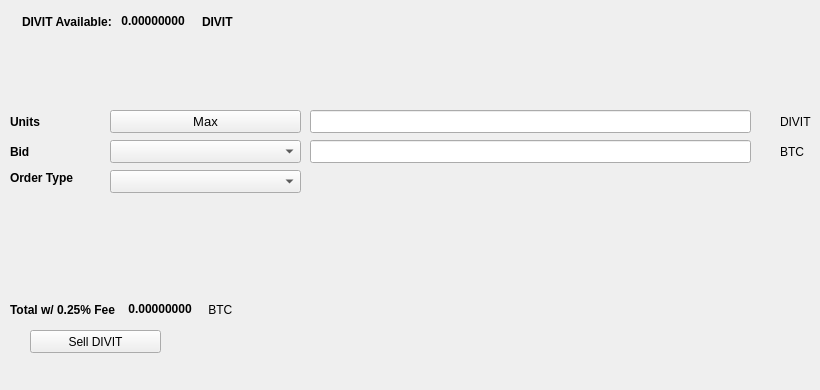
   <widget class="QWidget" name="SellTab">
    <attribute name="title">
     <string>Sell</string>
    </attribute>
    <widget class="QLabel" name="label_16">
     <property name="geometry">
      <rect>
       <x>780</x>
       <y>140</y>
       <width>31</width>
       <height>23</height>
      </rect>
     </property>
     <property name="text">
      <string>BTC</string>
     </property>
    </widget>
    <widget class="QComboBox" name="SellBidcomboBox">
     <property name="geometry">
      <rect>
       <x>110</x>
       <y>140</y>
       <width>191</width>
       <height>23</height>
      </rect>
     </property>
     <property name="font">
      <font>
       <pointsize>10</pointsize>
      </font>
     </property>
    </widget>
    <widget class="QLabel" name="label_18">
     <property name="geometry">
      <rect>
       <x>10</x>
       <y>110</y>
       <width>46</width>
       <height>23</height>
      </rect>
     </property>
     <property name="font">
      <font>
       <weight>75</weight>
       <bold>true</bold>
      </font>
     </property>
     <property name="text">
      <string>Units</string>
     </property>
    </widget>
    <widget class="QPushButton" name="Sell_Max_Amount">
     <property name="geometry">
      <rect>
       <x>110</x>
       <y>110</y>
       <width>191</width>
       <height>23</height>
      </rect>
     </property>
     <property name="font">
      <font>
       <pointsize>10</pointsize>
      </font>
     </property>
     <property name="text">
      <string>Max</string>
     </property>
    </widget>
    <widget class="QLabel" name="label_20">
     <property name="geometry">
      <rect>
       <x>10</x>
       <y>170</y>
       <width>91</width>
       <height>16</height>
      </rect>
     </property>
     <property name="font">
      <font>
       <weight>75</weight>
       <bold>true</bold>
      </font>
     </property>
     <property name="text">
      <string>Order Type</string>
     </property>
    </widget>
    <widget class="QComboBox" name="SellOrdertypeCombo">
     <property name="geometry">
      <rect>
       <x>110</x>
       <y>170</y>
       <width>191</width>
       <height>23</height>
      </rect>
     </property>
     <property name="font">
      <font>
       <pointsize>10</pointsize>
      </font>
     </property>
    </widget>
    <widget class="QLabel" name="label_21">
     <property name="geometry">
      <rect>
       <x>10</x>
       <y>140</y>
       <width>46</width>
       <height>23</height>
      </rect>
     </property>
     <property name="font">
      <font>
       <weight>75</weight>
       <bold>true</bold>
      </font>
     </property>
     <property name="text">
      <string>Bid</string>
     </property>
    </widget>
    <widget class="QLabel" name="label_22">
     <property name="geometry">
      <rect>
       <x>780</x>
       <y>110</y>
       <width>31</width>
       <height>23</height>
      </rect>
     </property>
     <property name="text">
      <string>DIVIT</string>
     </property>
    </widget>
    <widget class="QLineEdit" name="UnitsInputVIT">
     <property name="geometry">
      <rect>
       <x>310</x>
       <y>110</y>
       <width>441</width>
       <height>23</height>
      </rect>
     </property>
     <property name="font">
      <font>
       <pointsize>9</pointsize>
       <weight>75</weight>
       <bold>true</bold>
      </font>
     </property>
    </widget>
    <widget class="QLineEdit" name="SellBidPriceEdit">
     <property name="geometry">
      <rect>
       <x>310</x>
       <y>140</y>
       <width>441</width>
       <height>23</height>
      </rect>
     </property>
     <property name="font">
      <font>
       <pointsize>9</pointsize>
       <weight>75</weight>
       <bold>true</bold>
      </font>
     </property>
    </widget>
    <widget class="QPushButton" name="SellVITBTN">
     <property name="geometry">
      <rect>
       <x>30</x>
       <y>330</y>
       <width>131</width>
       <height>23</height>
      </rect>
     </property>
     <property name="text">
      <string>Sell DIVIT</string>
     </property>
     <property name="icon">
      <iconset resource="../Divitae">
       <normaloff>:/icons/bitcoin</normaloff>:/icons/bitcoin</iconset>
     </property>
    </widget>
    <widget class="QWidget" name="layoutWidget3">
     <property name="geometry">
      <rect>
       <x>22</x>
       <y>12</y>
       <width>258</width>
       <height>19</height>
      </rect>
     </property>
     <layout class="QHBoxLayout" name="horizontalLayout">
      <item>
       <widget class="QLabel" name="label232_2">
        <property name="font">
         <font>
          <weight>75</weight>
          <bold>true</bold>
         </font>
        </property>
        <property name="text">
         <string>DIVIT Available:</string>
        </property>
       </widget>
      </item>
      <item>
       <widget class="QLabel" name="VITAvailableLabel">
        <property name="palette">
         <palette>
          <active>
           <colorrole role="WindowText">
            <brush brushstyle="SolidPattern">
             <color alpha="255">
              <red>0</red>
              <green>0</green>
              <blue>0</blue>
             </color>
            </brush>
           </colorrole>
           <colorrole role="Button">
            <brush brushstyle="SolidPattern">
             <color alpha="255">
              <red>0</red>
              <green>170</green>
              <blue>0</blue>
             </color>
            </brush>
           </colorrole>
           <colorrole role="Light">
            <brush brushstyle="SolidPattern">
             <color alpha="255">
              <red>0</red>
              <green>255</green>
              <blue>0</blue>
             </color>
            </brush>
           </colorrole>
           <colorrole role="Midlight">
            <brush brushstyle="SolidPattern">
             <color alpha="255">
              <red>0</red>
              <green>212</green>
              <blue>0</blue>
             </color>
            </brush>
           </colorrole>
           <colorrole role="Dark">
            <brush brushstyle="SolidPattern">
             <color alpha="255">
              <red>0</red>
              <green>85</green>
              <blue>0</blue>
             </color>
            </brush>
           </colorrole>
           <colorrole role="Mid">
            <brush brushstyle="SolidPattern">
             <color alpha="255">
              <red>0</red>
              <green>113</green>
              <blue>0</blue>
             </color>
            </brush>
           </colorrole>
           <colorrole role="Text">
            <brush brushstyle="SolidPattern">
             <color alpha="255">
              <red>0</red>
              <green>170</green>
              <blue>0</blue>
             </color>
            </brush>
           </colorrole>
           <colorrole role="BrightText">
            <brush brushstyle="SolidPattern">
             <color alpha="255">
              <red>255</red>
              <green>255</green>
              <blue>255</blue>
             </color>
            </brush>
           </colorrole>
           <colorrole role="ButtonText">
            <brush brushstyle="SolidPattern">
             <color alpha="255">
              <red>0</red>
              <green>0</green>
              <blue>0</blue>
             </color>
            </brush>
           </colorrole>
           <colorrole role="Base">
            <brush brushstyle="SolidPattern">
             <color alpha="255">
              <red>255</red>
              <green>255</green>
              <blue>255</blue>
             </color>
            </brush>
           </colorrole>
           <colorrole role="Window">
            <brush brushstyle="SolidPattern">
             <color alpha="255">
              <red>0</red>
              <green>170</green>
              <blue>0</blue>
             </color>
            </brush>
           </colorrole>
           <colorrole role="Shadow">
            <brush brushstyle="SolidPattern">
             <color alpha="255">
              <red>0</red>
              <green>0</green>
              <blue>0</blue>
             </color>
            </brush>
           </colorrole>
           <colorrole role="AlternateBase">
            <brush brushstyle="SolidPattern">
             <color alpha="255">
              <red>127</red>
              <green>212</green>
              <blue>127</blue>
             </color>
            </brush>
           </colorrole>
           <colorrole role="ToolTipBase">
            <brush brushstyle="SolidPattern">
             <color alpha="255">
              <red>255</red>
              <green>255</green>
              <blue>220</blue>
             </color>
            </brush>
           </colorrole>
           <colorrole role="ToolTipText">
            <brush brushstyle="SolidPattern">
             <color alpha="255">
              <red>0</red>
              <green>0</green>
              <blue>0</blue>
             </color>
            </brush>
           </colorrole>
          </active>
          <inactive>
           <colorrole role="WindowText">
            <brush brushstyle="SolidPattern">
             <color alpha="255">
              <red>0</red>
              <green>0</green>
              <blue>0</blue>
             </color>
            </brush>
           </colorrole>
           <colorrole role="Button">
            <brush brushstyle="SolidPattern">
             <color alpha="255">
              <red>0</red>
              <green>170</green>
              <blue>0</blue>
             </color>
            </brush>
           </colorrole>
           <colorrole role="Light">
            <brush brushstyle="SolidPattern">
             <color alpha="255">
              <red>0</red>
              <green>255</green>
              <blue>0</blue>
             </color>
            </brush>
           </colorrole>
           <colorrole role="Midlight">
            <brush brushstyle="SolidPattern">
             <color alpha="255">
              <red>0</red>
              <green>212</green>
              <blue>0</blue>
             </color>
            </brush>
           </colorrole>
           <colorrole role="Dark">
            <brush brushstyle="SolidPattern">
             <color alpha="255">
              <red>0</red>
              <green>85</green>
              <blue>0</blue>
             </color>
            </brush>
           </colorrole>
           <colorrole role="Mid">
            <brush brushstyle="SolidPattern">
             <color alpha="255">
              <red>0</red>
              <green>113</green>
              <blue>0</blue>
             </color>
            </brush>
           </colorrole>
           <colorrole role="Text">
            <brush brushstyle="SolidPattern">
             <color alpha="255">
              <red>0</red>
              <green>170</green>
              <blue>0</blue>
             </color>
            </brush>
           </colorrole>
           <colorrole role="BrightText">
            <brush brushstyle="SolidPattern">
             <color alpha="255">
              <red>255</red>
              <green>255</green>
              <blue>255</blue>
             </color>
            </brush>
           </colorrole>
           <colorrole role="ButtonText">
            <brush brushstyle="SolidPattern">
             <color alpha="255">
              <red>0</red>
              <green>0</green>
              <blue>0</blue>
             </color>
            </brush>
           </colorrole>
           <colorrole role="Base">
            <brush brushstyle="SolidPattern">
             <color alpha="255">
              <red>255</red>
              <green>255</green>
              <blue>255</blue>
             </color>
            </brush>
           </colorrole>
           <colorrole role="Window">
            <brush brushstyle="SolidPattern">
             <color alpha="255">
              <red>0</red>
              <green>170</green>
              <blue>0</blue>
             </color>
            </brush>
           </colorrole>
           <colorrole role="Shadow">
            <brush brushstyle="SolidPattern">
             <color alpha="255">
              <red>0</red>
              <green>0</green>
              <blue>0</blue>
             </color>
            </brush>
           </colorrole>
           <colorrole role="AlternateBase">
            <brush brushstyle="SolidPattern">
             <color alpha="255">
              <red>127</red>
              <green>212</green>
              <blue>127</blue>
             </color>
            </brush>
           </colorrole>
           <colorrole role="ToolTipBase">
            <brush brushstyle="SolidPattern">
             <color alpha="255">
              <red>255</red>
              <green>255</green>
              <blue>220</blue>
             </color>
            </brush>
           </colorrole>
           <colorrole role="ToolTipText">
            <brush brushstyle="SolidPattern">
             <color alpha="255">
              <red>0</red>
              <green>0</green>
              <blue>0</blue>
             </color>
            </brush>
           </colorrole>
          </inactive>
          <disabled>
           <colorrole role="WindowText">
            <brush brushstyle="SolidPattern">
             <color alpha="255">
              <red>0</red>
              <green>85</green>
              <blue>0</blue>
             </color>
            </brush>
           </colorrole>
           <colorrole role="Button">
            <brush brushstyle="SolidPattern">
             <color alpha="255">
              <red>0</red>
              <green>170</green>
              <blue>0</blue>
             </color>
            </brush>
           </colorrole>
           <colorrole role="Light">
            <brush brushstyle="SolidPattern">
             <color alpha="255">
              <red>0</red>
              <green>255</green>
              <blue>0</blue>
             </color>
            </brush>
           </colorrole>
           <colorrole role="Midlight">
            <brush brushstyle="SolidPattern">
             <color alpha="255">
              <red>0</red>
              <green>212</green>
              <blue>0</blue>
             </color>
            </brush>
           </colorrole>
           <colorrole role="Dark">
            <brush brushstyle="SolidPattern">
             <color alpha="255">
              <red>0</red>
              <green>85</green>
              <blue>0</blue>
             </color>
            </brush>
           </colorrole>
           <colorrole role="Mid">
            <brush brushstyle="SolidPattern">
             <color alpha="255">
              <red>0</red>
              <green>113</green>
              <blue>0</blue>
             </color>
            </brush>
           </colorrole>
           <colorrole role="Text">
            <brush brushstyle="SolidPattern">
             <color alpha="255">
              <red>0</red>
              <green>85</green>
              <blue>0</blue>
             </color>
            </brush>
           </colorrole>
           <colorrole role="BrightText">
            <brush brushstyle="SolidPattern">
             <color alpha="255">
              <red>255</red>
              <green>255</green>
              <blue>255</blue>
             </color>
            </brush>
           </colorrole>
           <colorrole role="ButtonText">
            <brush brushstyle="SolidPattern">
             <color alpha="255">
              <red>0</red>
              <green>85</green>
              <blue>0</blue>
             </color>
            </brush>
           </colorrole>
           <colorrole role="Base">
            <brush brushstyle="SolidPattern">
             <color alpha="255">
              <red>0</red>
              <green>170</green>
              <blue>0</blue>
             </color>
            </brush>
           </colorrole>
           <colorrole role="Window">
            <brush brushstyle="SolidPattern">
             <color alpha="255">
              <red>0</red>
              <green>170</green>
              <blue>0</blue>
             </color>
            </brush>
           </colorrole>
           <colorrole role="Shadow">
            <brush brushstyle="SolidPattern">
             <color alpha="255">
              <red>0</red>
              <green>0</green>
              <blue>0</blue>
             </color>
            </brush>
           </colorrole>
           <colorrole role="AlternateBase">
            <brush brushstyle="SolidPattern">
             <color alpha="255">
              <red>0</red>
              <green>170</green>
              <blue>0</blue>
             </color>
            </brush>
           </colorrole>
           <colorrole role="ToolTipBase">
            <brush brushstyle="SolidPattern">
             <color alpha="255">
              <red>255</red>
              <green>255</green>
              <blue>220</blue>
             </color>
            </brush>
           </colorrole>
           <colorrole role="ToolTipText">
            <brush brushstyle="SolidPattern">
             <color alpha="255">
              <red>0</red>
              <green>0</green>
              <blue>0</blue>
             </color>
            </brush>
           </colorrole>
          </disabled>
         </palette>
        </property>
        <property name="font">
         <font>
          <weight>75</weight>
          <bold>true</bold>
         </font>
        </property>
        <property name="text">
         <string> 0.00000000 </string>
        </property>
        <property name="textInteractionFlags">
         <set>Qt::LinksAccessibleByMouse|Qt::TextSelectableByKeyboard|Qt::TextSelectableByMouse</set>
        </property>
       </widget>
      </item>
      <item>
       <widget class="QLabel" name="labelVIT">
        <property name="font">
         <font>
          <weight>75</weight>
          <bold>true</bold>
         </font>
        </property>
        <property name="text">
         <string>DIVIT</string>
        </property>
       </widget>
      </item>
     </layout>
    </widget>
    <widget class="QWidget" name="layoutWidget">
     <property name="geometry">
      <rect>
       <x>10</x>
       <y>300</y>
       <width>268</width>
       <height>19</height>
      </rect>
     </property>
     <layout class="QHBoxLayout" name="horizontalLayout_2">
      <item>
       <widget class="QLabel" name="label_19">
        <property name="font">
         <font>
          <weight>75</weight>
          <bold>true</bold>
         </font>
        </property>
        <property name="text">
         <string>Total w/ 0.25% Fee </string>
        </property>
       </widget>
      </item>
      <item>
       <widget class="QLabel" name="SellCostLabel">
        <property name="palette">
         <palette>
          <active>
           <colorrole role="WindowText">
            <brush brushstyle="SolidPattern">
             <color alpha="255">
              <red>0</red>
              <green>0</green>
              <blue>0</blue>
             </color>
            </brush>
           </colorrole>
           <colorrole role="Button">
            <brush brushstyle="SolidPattern">
             <color alpha="255">
              <red>0</red>
              <green>170</green>
              <blue>0</blue>
             </color>
            </brush>
           </colorrole>
           <colorrole role="Light">
            <brush brushstyle="SolidPattern">
             <color alpha="255">
              <red>0</red>
              <green>255</green>
              <blue>0</blue>
             </color>
            </brush>
           </colorrole>
           <colorrole role="Midlight">
            <brush brushstyle="SolidPattern">
             <color alpha="255">
              <red>0</red>
              <green>212</green>
              <blue>0</blue>
             </color>
            </brush>
           </colorrole>
           <colorrole role="Dark">
            <brush brushstyle="SolidPattern">
             <color alpha="255">
              <red>0</red>
              <green>85</green>
              <blue>0</blue>
             </color>
            </brush>
           </colorrole>
           <colorrole role="Mid">
            <brush brushstyle="SolidPattern">
             <color alpha="255">
              <red>0</red>
              <green>113</green>
              <blue>0</blue>
             </color>
            </brush>
           </colorrole>
           <colorrole role="Text">
            <brush brushstyle="SolidPattern">
             <color alpha="255">
              <red>0</red>
              <green>170</green>
              <blue>0</blue>
             </color>
            </brush>
           </colorrole>
           <colorrole role="BrightText">
            <brush brushstyle="SolidPattern">
             <color alpha="255">
              <red>255</red>
              <green>255</green>
              <blue>255</blue>
             </color>
            </brush>
           </colorrole>
           <colorrole role="ButtonText">
            <brush brushstyle="SolidPattern">
             <color alpha="255">
              <red>0</red>
              <green>0</green>
              <blue>0</blue>
             </color>
            </brush>
           </colorrole>
           <colorrole role="Base">
            <brush brushstyle="SolidPattern">
             <color alpha="255">
              <red>255</red>
              <green>255</green>
              <blue>255</blue>
             </color>
            </brush>
           </colorrole>
           <colorrole role="Window">
            <brush brushstyle="SolidPattern">
             <color alpha="255">
              <red>0</red>
              <green>170</green>
              <blue>0</blue>
             </color>
            </brush>
           </colorrole>
           <colorrole role="Shadow">
            <brush brushstyle="SolidPattern">
             <color alpha="255">
              <red>0</red>
              <green>0</green>
              <blue>0</blue>
             </color>
            </brush>
           </colorrole>
           <colorrole role="AlternateBase">
            <brush brushstyle="SolidPattern">
             <color alpha="255">
              <red>127</red>
              <green>212</green>
              <blue>127</blue>
             </color>
            </brush>
           </colorrole>
           <colorrole role="ToolTipBase">
            <brush brushstyle="SolidPattern">
             <color alpha="255">
              <red>255</red>
              <green>255</green>
              <blue>220</blue>
             </color>
            </brush>
           </colorrole>
           <colorrole role="ToolTipText">
            <brush brushstyle="SolidPattern">
             <color alpha="255">
              <red>0</red>
              <green>0</green>
              <blue>0</blue>
             </color>
            </brush>
           </colorrole>
          </active>
          <inactive>
           <colorrole role="WindowText">
            <brush brushstyle="SolidPattern">
             <color alpha="255">
              <red>0</red>
              <green>0</green>
              <blue>0</blue>
             </color>
            </brush>
           </colorrole>
           <colorrole role="Button">
            <brush brushstyle="SolidPattern">
             <color alpha="255">
              <red>0</red>
              <green>170</green>
              <blue>0</blue>
             </color>
            </brush>
           </colorrole>
           <colorrole role="Light">
            <brush brushstyle="SolidPattern">
             <color alpha="255">
              <red>0</red>
              <green>255</green>
              <blue>0</blue>
             </color>
            </brush>
           </colorrole>
           <colorrole role="Midlight">
            <brush brushstyle="SolidPattern">
             <color alpha="255">
              <red>0</red>
              <green>212</green>
              <blue>0</blue>
             </color>
            </brush>
           </colorrole>
           <colorrole role="Dark">
            <brush brushstyle="SolidPattern">
             <color alpha="255">
              <red>0</red>
              <green>85</green>
              <blue>0</blue>
             </color>
            </brush>
           </colorrole>
           <colorrole role="Mid">
            <brush brushstyle="SolidPattern">
             <color alpha="255">
              <red>0</red>
              <green>113</green>
              <blue>0</blue>
             </color>
            </brush>
           </colorrole>
           <colorrole role="Text">
            <brush brushstyle="SolidPattern">
             <color alpha="255">
              <red>0</red>
              <green>170</green>
              <blue>0</blue>
             </color>
            </brush>
           </colorrole>
           <colorrole role="BrightText">
            <brush brushstyle="SolidPattern">
             <color alpha="255">
              <red>255</red>
              <green>255</green>
              <blue>255</blue>
             </color>
            </brush>
           </colorrole>
           <colorrole role="ButtonText">
            <brush brushstyle="SolidPattern">
             <color alpha="255">
              <red>0</red>
              <green>0</green>
              <blue>0</blue>
             </color>
            </brush>
           </colorrole>
           <colorrole role="Base">
            <brush brushstyle="SolidPattern">
             <color alpha="255">
              <red>255</red>
              <green>255</green>
              <blue>255</blue>
             </color>
            </brush>
           </colorrole>
           <colorrole role="Window">
            <brush brushstyle="SolidPattern">
             <color alpha="255">
              <red>0</red>
              <green>170</green>
              <blue>0</blue>
             </color>
            </brush>
           </colorrole>
           <colorrole role="Shadow">
            <brush brushstyle="SolidPattern">
             <color alpha="255">
              <red>0</red>
              <green>0</green>
              <blue>0</blue>
             </color>
            </brush>
           </colorrole>
           <colorrole role="AlternateBase">
            <brush brushstyle="SolidPattern">
             <color alpha="255">
              <red>127</red>
              <green>212</green>
              <blue>127</blue>
             </color>
            </brush>
           </colorrole>
           <colorrole role="ToolTipBase">
            <brush brushstyle="SolidPattern">
             <color alpha="255">
              <red>255</red>
              <green>255</green>
              <blue>220</blue>
             </color>
            </brush>
           </colorrole>
           <colorrole role="ToolTipText">
            <brush brushstyle="SolidPattern">
             <color alpha="255">
              <red>0</red>
              <green>0</green>
              <blue>0</blue>
             </color>
            </brush>
           </colorrole>
          </inactive>
          <disabled>
           <colorrole role="WindowText">
            <brush brushstyle="SolidPattern">
             <color alpha="255">
              <red>0</red>
              <green>85</green>
              <blue>0</blue>
             </color>
            </brush>
           </colorrole>
           <colorrole role="Button">
            <brush brushstyle="SolidPattern">
             <color alpha="255">
              <red>0</red>
              <green>170</green>
              <blue>0</blue>
             </color>
            </brush>
           </colorrole>
           <colorrole role="Light">
            <brush brushstyle="SolidPattern">
             <color alpha="255">
              <red>0</red>
              <green>255</green>
              <blue>0</blue>
             </color>
            </brush>
           </colorrole>
           <colorrole role="Midlight">
            <brush brushstyle="SolidPattern">
             <color alpha="255">
              <red>0</red>
              <green>212</green>
              <blue>0</blue>
             </color>
            </brush>
           </colorrole>
           <colorrole role="Dark">
            <brush brushstyle="SolidPattern">
             <color alpha="255">
              <red>0</red>
              <green>85</green>
              <blue>0</blue>
             </color>
            </brush>
           </colorrole>
           <colorrole role="Mid">
            <brush brushstyle="SolidPattern">
             <color alpha="255">
              <red>0</red>
              <green>113</green>
              <blue>0</blue>
             </color>
            </brush>
           </colorrole>
           <colorrole role="Text">
            <brush brushstyle="SolidPattern">
             <color alpha="255">
              <red>0</red>
              <green>85</green>
              <blue>0</blue>
             </color>
            </brush>
           </colorrole>
           <colorrole role="BrightText">
            <brush brushstyle="SolidPattern">
             <color alpha="255">
              <red>255</red>
              <green>255</green>
              <blue>255</blue>
             </color>
            </brush>
           </colorrole>
           <colorrole role="ButtonText">
            <brush brushstyle="SolidPattern">
             <color alpha="255">
              <red>0</red>
              <green>85</green>
              <blue>0</blue>
             </color>
            </brush>
           </colorrole>
           <colorrole role="Base">
            <brush brushstyle="SolidPattern">
             <color alpha="255">
              <red>0</red>
              <green>170</green>
              <blue>0</blue>
             </color>
            </brush>
           </colorrole>
           <colorrole role="Window">
            <brush brushstyle="SolidPattern">
             <color alpha="255">
              <red>0</red>
              <green>170</green>
              <blue>0</blue>
             </color>
            </brush>
           </colorrole>
           <colorrole role="Shadow">
            <brush brushstyle="SolidPattern">
             <color alpha="255">
              <red>0</red>
              <green>0</green>
              <blue>0</blue>
             </color>
            </brush>
           </colorrole>
           <colorrole role="AlternateBase">
            <brush brushstyle="SolidPattern">
             <color alpha="255">
              <red>0</red>
              <green>170</green>
              <blue>0</blue>
             </color>
            </brush>
           </colorrole>
           <colorrole role="ToolTipBase">
            <brush brushstyle="SolidPattern">
             <color alpha="255">
              <red>255</red>
              <green>255</green>
              <blue>220</blue>
             </color>
            </brush>
           </colorrole>
           <colorrole role="ToolTipText">
            <brush brushstyle="SolidPattern">
             <color alpha="255">
              <red>0</red>
              <green>0</green>
              <blue>0</blue>
             </color>
            </brush>
           </colorrole>
          </disabled>
         </palette>
        </property>
        <property name="font">
         <font>
          <weight>75</weight>
          <bold>true</bold>
         </font>
        </property>
        <property name="autoFillBackground">
         <bool>false</bool>
        </property>
        <property name="text">
         <string> 0.00000000</string>
        </property>
        <property name="textInteractionFlags">
         <set>Qt::LinksAccessibleByMouse|Qt::TextSelectableByMouse</set>
        </property>
       </widget>
      </item>
      <item>
       <widget class="QLabel" name="label_17">
        <property name="font">
         <font>
          <weight>50</weight>
          <bold>false</bold>
         </font>
        </property>
        <property name="text">
         <string> BTC</string>
        </property>
       </widget>
      </item>
     </layout>
    </widget>
    <widget class="QLabel" name="label_23">
     <property name="geometry">
      <rect>
       <x>460</x>
       <y>300</y>
       <width>281</width>
       <height>81</height>
      </rect>
     </property>
     <property name="text">
      <string/>
     </property>
     <property name="pixmap">
      <pixmap>:/images/bittrex</pixmap>
     </property>
    </widget>
   </widget>
